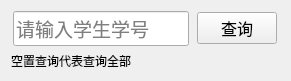
   <widget class="QWidget" name="layoutWidget_7">
    <property name="geometry">
     <rect>
      <x>340</x>
      <y>520</y>
      <width>291</width>
      <height>51</height>
     </rect>
    </property>
    <property name="sizePolicy">
     <sizepolicy hsizetype="Fixed" vsizetype="Preferred">
      <horstretch>0</horstretch>
      <verstretch>0</verstretch>
     </sizepolicy>
    </property>
    <layout class="QVBoxLayout" name="studentCheckLay_2">
     <property name="sizeConstraint">
      <enum>QLayout::SetDefaultConstraint</enum>
     </property>
     <item>
      <layout class="QHBoxLayout" name="studentCheckInput_2" stretch="8,3">
       <item>
        <widget class="QLineEdit" name="ID_input_6">
         <property name="sizePolicy">
          <sizepolicy hsizetype="Fixed" vsizetype="Fixed">
           <horstretch>0</horstretch>
           <verstretch>0</verstretch>
          </sizepolicy>
         </property>
         <property name="font">
          <font>
           <family>黑体</family>
           <pointsize>14</pointsize>
          </font>
         </property>
         <property name="text">
          <string/>
         </property>
         <property name="placeholderText">
          <string>请输入学生学号</string>
         </property>
        </widget>
       </item>
       <item>
        <widget class="QPushButton" name="SCButton">
         <property name="sizePolicy">
          <sizepolicy hsizetype="Fixed" vsizetype="Fixed">
           <horstretch>0</horstretch>
           <verstretch>0</verstretch>
          </sizepolicy>
         </property>
         <property name="font">
          <font>
           <family>宋体</family>
           <pointsize>12</pointsize>
          </font>
         </property>
         <property name="text">
          <string>查询</string>
         </property>
        </widget>
       </item>
      </layout>
     </item>
     <item>
      <widget class="QLabel" name="label_3">
       <property name="sizePolicy">
        <sizepolicy hsizetype="Fixed" vsizetype="Preferred">
         <horstretch>0</horstretch>
         <verstretch>0</verstretch>
        </sizepolicy>
       </property>
       <property name="text">
        <string>空置查询代表查询全部</string>
       </property>
      </widget>
     </item>
    </layout>
   </widget>
